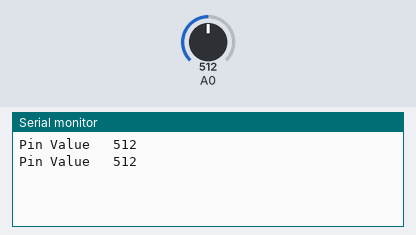
Simulated run of this sketch. Board: Arduino Uno, built with avr-gcc and run on an emulated ATmega328P. Shown: the last lines printed to the serial monitor. The inputs (shaded band) are chosen by the test bench; at power-on: A0 = 512.

Above: at 2.8 s.
2.9 s: A0 set to 716
At 4.4 s:
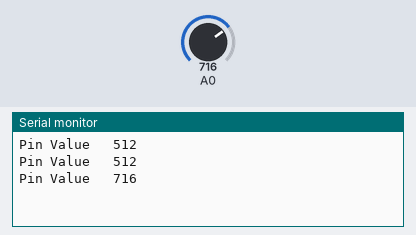
5.6 s: A0 set to 900
At 7.2 s:
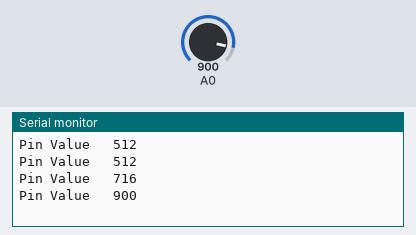
Timing chart, 0 to 8.7 s (numbered marks = the images above; inputs shaded):
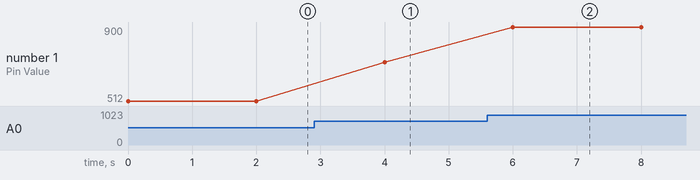

Measured:
- after the input at 2.9 s, the serial monitor: prints a new line after 1.1 s (image 1)
- after the input at 5.6 s, the serial monitor: prints a new line after 0.40 s (image 2)
- plotted number 1: 512 → 716 after the input at 2.9 s, 716 → 900 after the input at 5.6 s

The sketch:

water_level_senso1r.ino.ino
```cpp
void setup()

{
  Serial.begin(9600);
}

void loop()

{
  int val = analogRead(A0);
  Serial.print("Pin Value   ");
  Serial.println(val);
  delay(2000);
}
```
